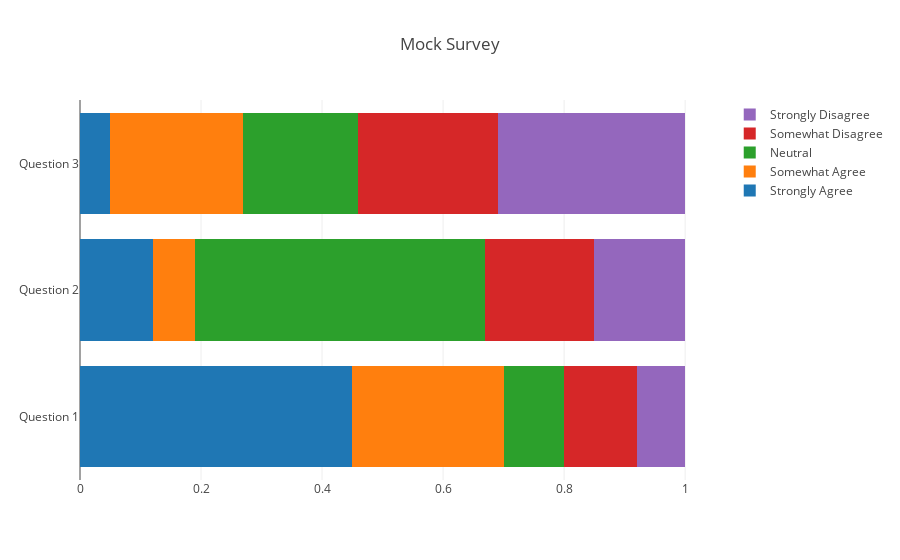

Here is the notebook cell this chart was saved with:
### Code cell
data = []
for i in features:
    trace = go.Bar(y = df['Unnamed: 0'], x = df[i], 
                   name = i,
                  orientation = 'h')
    data.append(trace)

layout = go.Layout(title = 'Mock Survey', 
                  barmode = 'stack')

fig = go.Figure(data, layout)
iplot(fig)

### Figure 1 — Plotly figure (JSON) as saved in the notebook; plotly's stock layout.template omitted (floating-point values rounded to 4 significant figures)
{"data": [{"name": "Strongly Agree", "orientation": "h", "type": "bar", "uid": "7b3b0741-724f-4d07-b730-fff9c87a4270", "x": [0.45, 0.12, 0.05], "y": ["Question 1", "Question 2", "Question 3"]}, {"name": "Somewhat Agree", "orientation": "h", "type": "bar", "uid": "aee7e610-d6fc-4f03-89f3-17bbab6dbf6a", "x": [0.25, 0.07, 0.22], "y": ["Question 1", "Question 2", "Question 3"]}, {"name": "Neutral", "orientation": "h", "type": "bar", "uid": "768036fa-55df-4229-88cb-593a77e2f5d0", "x": [0.1, 0.48, 0.19], "y": ["Question 1", "Question 2", "Question 3"]}, {"name": "Somewhat Disagree", "orientation": "h", "type": "bar", "uid": "a9f27fff-cc83-4f19-a5bf-2eded0427f90", "x": [0.12, 0.18, 0.23], "y": ["Question 1", "Question 2", "Question 3"]}, {"name": "Strongly Disagree", "orientation": "h", "type": "bar", "uid": "341825e9-7784-4905-a83d-2db061d6930d", "x": [0.08, 0.15, 0.31], "y": ["Question 1", "Question 2", "Question 3"]}], "layout": {"barmode": "stack", "title": "Mock Survey"}}
